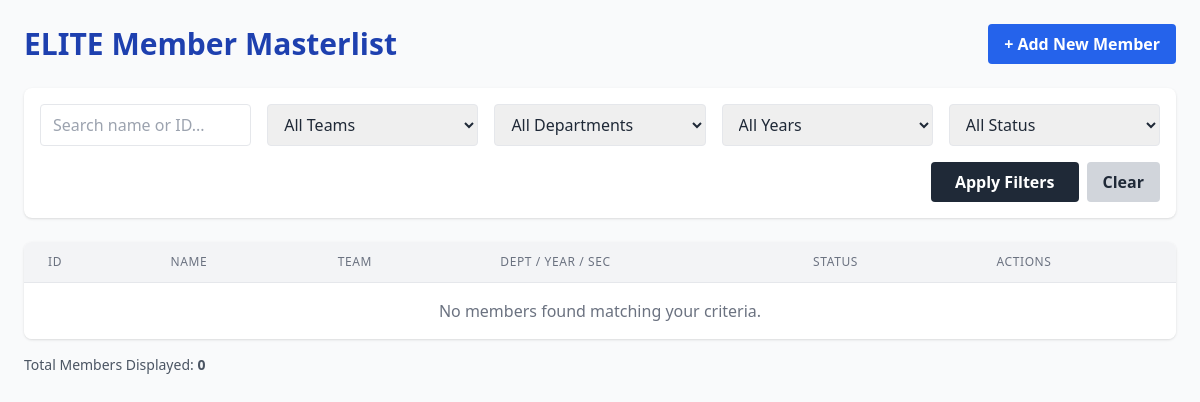
/members/?team=2, run on an earlier commit of the app's database.
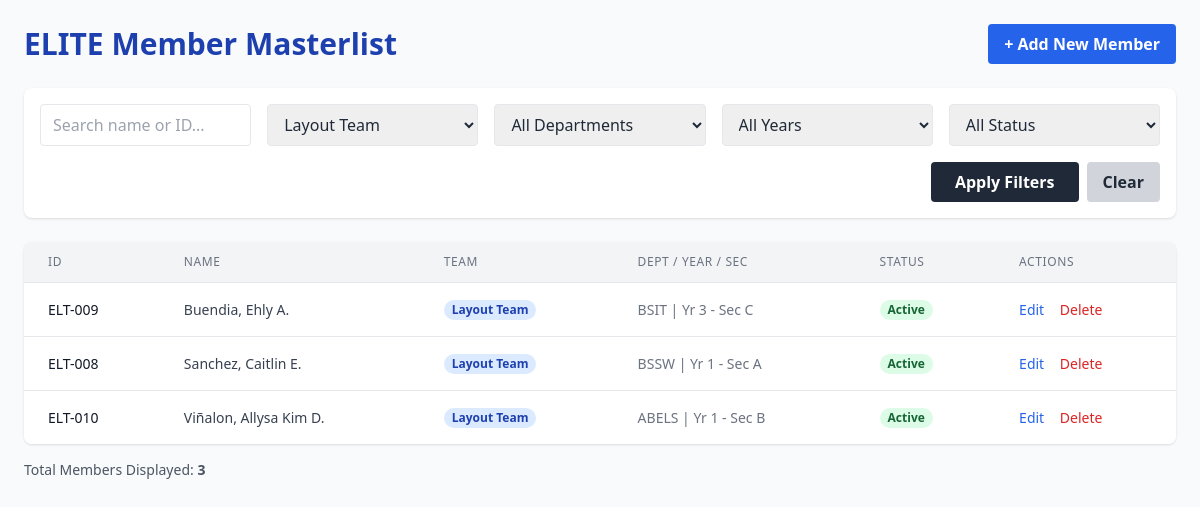
And on a later commit of the database.
### core/models.py (models this page shows, shortened)
class Member(models.Model):
    STATUS_CHOICES = [
        ('Active', 'Active'),
        ('Inactive', 'Inactive'),
    ]
    member_id = models.CharField(max_length=20, unique=True) # e.g., ELT-001
    first_name = models.CharField(max_length=100)
    last_name = models.CharField(max_length=100)
    department = models.CharField(max_length=100)
    year_level = models.IntegerField()
    section = models.CharField(max_length=10)
    team = models.ForeignKey(Team, on_delete=models.PROTECT) # Protect prevents deleting a team if it has members
    status = models.CharField(max_length=20, choices=STATUS_CHOICES, default='Active')
    date_joined = models.DateField(auto_now_add=True)

class Team(models.Model):
    name = models.CharField(max_length=100, unique=True)

### core/views.py (the view)
# urls.py: path('members/', views.member_list, name='member_list'),
def member_list(request):
    members = Member.objects.all().select_related('team').order_by('last_name')
    team_id = request.GET.get('team')
    department = request.GET.get('department')
    year_level = request.GET.get('year_level')
    status = request.GET.get('status')
    search_query = request.GET.get('search')
    if team_id: members = members.filter(team_id=team_id)
    if department: members = members.filter(department__icontains=department)
    if year_level: members = members.filter(year_level=year_level)
    if status: members = members.filter(status=status)
    if search_query:
        members = members.filter(
            Q(first_name__icontains=search_query) |
            Q(last_name__icontains=search_query) |
            Q(member_id__icontains=search_query)
        )
    teams = Team.objects.all()
    departments = Member.objects.values_list('department', flat=True).distinct().order_by('department')
    years = Member.objects.values_list('year_level', flat=True).distinct().order_by('year_level')
    context = {
        'members': members, 'teams': teams, 'departments': departments, 'years': years,
    }
    return render(request, 'core/member_list.html', context)

### core/templates/core/member_list.html (shortened to what this page needs)
<!DOCTYPE html>
<html lang="en">
<head>
    <script src="https://cdn.tailwindcss.com"></script>
</head>
<body class="bg-gray-50 text-gray-800">
    <div class="max-w-7xl mx-auto p-6">
        <div class="flex justify-between items-center mb-6">
            <h1 class="text-3xl font-bold text-blue-800">ELITE Member Masterlist</h1>
            <a href="{% url 'member_create' %}" class="bg-blue-600 hover:bg-blue-700 text-white font-bold py-2 px-4 rounded">
                + Add New Member
            </a>
        </div>
        <form method="GET" action="{% url 'member_list' %}" class="bg-white p-4 rounded-lg shadow mb-6 grid grid-cols-1 md:grid-cols-5 gap-4">
            <input type="text" name="search" placeholder="Search name or ID..." value="{{ request.GET.search }}"
                   class="border rounded px-3 py-2 focus:outline-none focus:ring-2 focus:ring-blue-500">
            <select name="team" class="border rounded px-3 py-2">
                <option value="">All Teams</option>
                {% for team in teams %}
                    <option value="{{ team.id }}" {% if request.GET.team == team.id|stringformat:"s" %}selected{% endif %}>{{ team.name }}</option>
                {% endfor %}
            </select>
            <select name="department" class="border rounded px-3 py-2">
                <option value="">All Departments</option>
            </select>
            <select name="year_level" class="border rounded px-3 py-2">
                <option value="">All Years</option>
            </select>
            <select name="status" class="border rounded px-3 py-2">
                <option value="">All Status</option>
            </select>
            <div class="md:col-span-5 flex justify-end">
                <button type="submit" class="bg-gray-800 hover:bg-gray-900 text-white font-bold py-2 px-6 rounded">
                    Apply Filters
                </button>
                <a href="{% url 'member_list' %}" class="ml-2 bg-gray-300 hover:bg-gray-400 text-gray-800 font-bold py-2 px-4 rounded">
                    Clear
                </a>
            </div>
        </form>
        <div class="bg-white rounded-lg shadow overflow-x-auto">
            <table class="min-w-full divide-y divide-gray-200">
                <thead class="bg-gray-100">
                    <tr>
                        <th class="px-6 py-3 text-left text-xs font-medium text-gray-500 uppercase tracking-wider">ID</th>
                        <th class="px-6 py-3 text-left text-xs font-medium text-gray-500 uppercase tracking-wider">Name</th>
                        <th class="px-6 py-3 text-left text-xs font-medium text-gray-500 uppercase tracking-wider">Team</th>
                        <th class="px-6 py-3 text-left text-xs font-medium text-gray-500 uppercase tracking-wider">Dept / Year / Sec</th>
                        <th class="px-6 py-3 text-left text-xs font-medium text-gray-500 uppercase tracking-wider">Status</th>
                        <th class="px-6 py-3 text-left text-xs font-medium text-gray-500 uppercase tracking-wider">Actions</th>
                    </tr>
                </thead>
                <tbody class="bg-white divide-y divide-gray-200">
                    {% for member in members %}
                    <tr class="hover:bg-gray-50">
                        <td class="px-6 py-4 whitespace-nowrap text-sm font-medium text-gray-900">{{ member.member_id }}</td>
                        <td class="px-6 py-4 whitespace-nowrap text-sm text-gray-700">{{ member.last_name }}, {{ member.first_name }}</td>
                        <td class="px-6 py-4 whitespace-nowrap text-sm text-gray-700">
                            <span class="px-2 inline-flex text-xs leading-5 font-semibold rounded-full bg-blue-100 text-blue-800">
                                {{ member.team.name }}
                            </span>
                        </td>
                        <td class="px-6 py-4 whitespace-nowrap text-sm text-gray-500">
                            {{ member.department }} | Yr {{ member.year_level }} - Sec {{ member.section }}
                        </td>
                        <td class="px-6 py-4 whitespace-nowrap text-sm">
                            {% if member.status == 'Active' %}
                                <span class="px-2 inline-flex text-xs leading-5 font-semibold rounded-full bg-green-100 text-green-800">Active</span>
                            {% else %}
                                <span class="px-2 inline-flex text-xs leading-5 font-semibold rounded-full bg-red-100 text-red-800">Inactive</span>
                            {% endif %}
                        </td>
                        <td class="px-6 py-4 whitespace-nowrap text-sm font-medium">
                            <a href="{% url 'member_update' member.pk %}" class="text-blue-600 hover:text-blue-900 mr-3">Edit</a>
                            <a href="{% url 'member_delete' member.pk %}" class="text-red-600 hover:text-red-900" onclick="return confirm('Are you sure you want to delete this member?');">Delete</a>
                        </td>
                    </tr>
                    {% empty %}
                    <tr>
                        <td colspan="6" class="px-6 py-4 text-center text-gray-500">No members found matching your criteria.</td>
                    </tr>
                    {% endfor %}
                </tbody>
            </table>
        </div>
        <div class="mt-4 text-sm text-gray-600">
            Total Members Displayed: <strong>{{ members.count }}</strong>
        </div>
    </div>
</body>
</html>

What changed in the data, as far as the page shows it:
added Member: member_id "ELT-009", last_name "Buendia", first_name "Ehly A.", team.name "Layout Team", department "BSIT", year_level "3", section "C", status "Active"
added Member: member_id "ELT-008", last_name "Sanchez", first_name "Caitlin E.", team.name "Layout Team", department "BSSW", year_level "1", section "A", status "Active"
added Member: member_id "ELT-010", last_name "Viñalon", first_name "Allysa Kim D.", team.name "Layout Team", department "ABELS", year_level "1", section "B", status "Active"
Also different on the page:
form field team: "All Teams" → "Layout Team"
{{ members.count }}: "0" → "3"
text no longer shown: "No members found matching your criteria."
